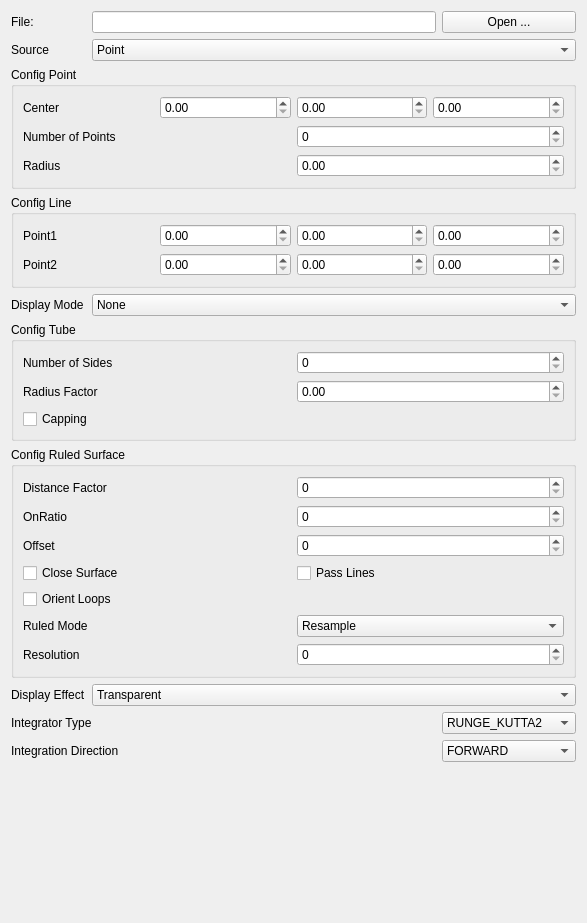
<?xml version="1.0" encoding="UTF-8"?>
<ui version="4.0">
 <class>StreamlineConfig</class>
 <widget class="QWidget" name="StreamlineConfig">
  <property name="geometry">
   <rect>
    <x>0</x>
    <y>0</y>
    <width>587</width>
    <height>923</height>
   </rect>
  </property>
  <property name="windowTitle">
   <string>Form</string>
  </property>
  <layout class="QGridLayout" name="gridLayout_2">
   <item row="0" column="0">
    <layout class="QGridLayout" name="gridLayout">
     <item row="8" column="0" colspan="3">
      <widget class="QGroupBox" name="configRuledSurfaceGroupBox">
       <property name="title">
        <string>Config Ruled Surface</string>
       </property>
       <layout class="QGridLayout" name="gridLayout_10">
        <item row="0" column="0">
         <layout class="QGridLayout" name="gridLayout_9">
          <item row="3" column="0">
           <widget class="QCheckBox" name="closeSurfaceCheckBox">
            <property name="text">
             <string>Close Surface</string>
            </property>
           </widget>
          </item>
          <item row="0" column="0">
           <widget class="QLabel" name="label_14">
            <property name="text">
             <string>Distance Factor</string>
            </property>
           </widget>
          </item>
          <item row="0" column="1">
           <widget class="QSpinBox" name="distanceFactorSpinBox"/>
          </item>
          <item row="1" column="1">
           <widget class="QSpinBox" name="onRatioSpinBox"/>
          </item>
          <item row="2" column="1">
           <widget class="QSpinBox" name="offsetSpinBox"/>
          </item>
          <item row="2" column="0">
           <widget class="QLabel" name="label_16">
            <property name="text">
             <string>Offset</string>
            </property>
           </widget>
          </item>
          <item row="3" column="1">
           <widget class="QCheckBox" name="passLinesCheckBox">
            <property name="text">
             <string>Pass Lines</string>
            </property>
           </widget>
          </item>
          <item row="5" column="0">
           <widget class="QLabel" name="label_17">
            <property name="text">
             <string>Ruled Mode</string>
            </property>
           </widget>
          </item>
          <item row="6" column="0">
           <widget class="QLabel" name="label_18">
            <property name="text">
             <string>Resolution</string>
            </property>
           </widget>
          </item>
          <item row="5" column="1">
           <widget class="QComboBox" name="ruledModeCombo">
            <item>
             <property name="text">
              <string>Resample</string>
             </property>
            </item>
            <item>
             <property name="text">
              <string>Point Walk</string>
             </property>
            </item>
           </widget>
          </item>
          <item row="6" column="1">
           <widget class="QSpinBox" name="resolutionSpinBox"/>
          </item>
          <item row="1" column="0">
           <widget class="QLabel" name="label_15">
            <property name="text">
             <string>OnRatio</string>
            </property>
           </widget>
          </item>
          <item row="4" column="0">
           <widget class="QCheckBox" name="orientLoopsCheckBox">
            <property name="text">
             <string>Orient Loops</string>
            </property>
           </widget>
          </item>
         </layout>
        </item>
       </layout>
      </widget>
     </item>
     <item row="9" column="0">
      <widget class="QLabel" name="label_11">
       <property name="text">
        <string>Display Effect</string>
       </property>
      </widget>
     </item>
     <item row="0" column="2">
      <widget class="QPushButton" name="openButton">
       <property name="text">
        <string>Open ...</string>
       </property>
      </widget>
     </item>
     <item row="11" column="2">
      <widget class="QComboBox" name="integrationDirectionCombo">
       <item>
        <property name="text">
         <string>FORWARD</string>
        </property>
       </item>
       <item>
        <property name="text">
         <string>BACKWARD</string>
        </property>
       </item>
       <item>
        <property name="text">
         <string>BOTH</string>
        </property>
       </item>
      </widget>
     </item>
     <item row="11" column="0" colspan="2">
      <widget class="QLabel" name="label_3">
       <property name="text">
        <string>Integration Direction</string>
       </property>
      </widget>
     </item>
     <item row="10" column="0" colspan="2">
      <widget class="QLabel" name="label_2">
       <property name="text">
        <string>Integrator Type</string>
       </property>
      </widget>
     </item>
     <item row="10" column="2">
      <widget class="QComboBox" name="integratorTypeCombo">
       <item>
        <property name="text">
         <string>RUNGE_KUTTA2</string>
        </property>
       </item>
       <item>
        <property name="text">
         <string>RUNGE_KUTTA4</string>
        </property>
       </item>
       <item>
        <property name="text">
         <string>RUNGE_KUTTA45</string>
        </property>
       </item>
       <item>
        <property name="text">
         <string>NONE</string>
        </property>
       </item>
       <item>
        <property name="text">
         <string>UNKNOWN</string>
        </property>
       </item>
      </widget>
     </item>
     <item row="0" column="1">
      <widget class="QLineEdit" name="fileEdit">
       <property name="readOnly">
        <bool>true</bool>
       </property>
      </widget>
     </item>
     <item row="5" column="0" colspan="3">
      <widget class="QGroupBox" name="configLineGroupBox">
       <property name="title">
        <string>Config Line</string>
       </property>
       <layout class="QGridLayout" name="gridLayout_6">
        <item row="0" column="0">
         <layout class="QGridLayout" name="gridLayout_5">
          <item row="1" column="2">
           <widget class="QDoubleSpinBox" name="point2YSpinBox">
            <property name="singleStep">
             <double>0.100000000000000</double>
            </property>
           </widget>
          </item>
          <item row="0" column="2">
           <widget class="QDoubleSpinBox" name="point1YSpinBox">
            <property name="singleStep">
             <double>0.100000000000000</double>
            </property>
           </widget>
          </item>
          <item row="0" column="0">
           <widget class="QLabel" name="label_7">
            <property name="text">
             <string>Point1</string>
            </property>
           </widget>
          </item>
          <item row="0" column="1">
           <widget class="QDoubleSpinBox" name="point1XSpinBox">
            <property name="singleStep">
             <double>0.100000000000000</double>
            </property>
           </widget>
          </item>
          <item row="1" column="0">
           <widget class="QLabel" name="label_8">
            <property name="text">
             <string>Point2</string>
            </property>
           </widget>
          </item>
          <item row="1" column="1">
           <widget class="QDoubleSpinBox" name="point2XSpinBox">
            <property name="singleStep">
             <double>0.100000000000000</double>
            </property>
           </widget>
          </item>
          <item row="0" column="3">
           <widget class="QDoubleSpinBox" name="point1ZSpinBox">
            <property name="singleStep">
             <double>0.100000000000000</double>
            </property>
           </widget>
          </item>
          <item row="1" column="3">
           <widget class="QDoubleSpinBox" name="point2ZSpinBox">
            <property name="singleStep">
             <double>0.100000000000000</double>
            </property>
           </widget>
          </item>
         </layout>
        </item>
       </layout>
      </widget>
     </item>
     <item row="6" column="1" colspan="2">
      <widget class="QComboBox" name="displayModeCombo">
       <item>
        <property name="text">
         <string>None</string>
        </property>
       </item>
       <item>
        <property name="text">
         <string>Tube</string>
        </property>
       </item>
       <item>
        <property name="text">
         <string>Surface</string>
        </property>
       </item>
      </widget>
     </item>
     <item row="6" column="0">
      <widget class="QLabel" name="label_10">
       <property name="text">
        <string>Display Mode</string>
       </property>
      </widget>
     </item>
     <item row="9" column="1" colspan="2">
      <widget class="QComboBox" name="displayEffectCombo">
       <item>
        <property name="text">
         <string>Transparent</string>
        </property>
       </item>
       <item>
        <property name="text">
         <string>Opaque</string>
        </property>
       </item>
       <item>
        <property name="text">
         <string>Wireframe</string>
        </property>
       </item>
      </widget>
     </item>
     <item row="4" column="0" colspan="3">
      <widget class="QGroupBox" name="configPointGroupBox">
       <property name="title">
        <string>Config Point</string>
       </property>
       <layout class="QGridLayout" name="gridLayout_4">
        <item row="0" column="0">
         <layout class="QGridLayout" name="gridLayout_3">
          <item row="0" column="0">
           <widget class="QLabel" name="label_4">
            <property name="text">
             <string>Center</string>
            </property>
           </widget>
          </item>
          <item row="0" column="1">
           <widget class="QDoubleSpinBox" name="centerXSpinBox">
            <property name="singleStep">
             <double>0.100000000000000</double>
            </property>
           </widget>
          </item>
          <item row="0" column="2">
           <widget class="QDoubleSpinBox" name="centerYSpinBox">
            <property name="singleStep">
             <double>0.100000000000000</double>
            </property>
           </widget>
          </item>
          <item row="0" column="3">
           <widget class="QDoubleSpinBox" name="centerZSpinBox">
            <property name="singleStep">
             <double>0.100000000000000</double>
            </property>
           </widget>
          </item>
          <item row="1" column="2" colspan="2">
           <widget class="QSpinBox" name="numOfPointsSpinBox"/>
          </item>
          <item row="1" column="0" colspan="2">
           <widget class="QLabel" name="label_5">
            <property name="text">
             <string>Number of Points</string>
            </property>
           </widget>
          </item>
          <item row="2" column="0" colspan="2">
           <widget class="QLabel" name="label_6">
            <property name="text">
             <string>Radius</string>
            </property>
           </widget>
          </item>
          <item row="2" column="2" colspan="2">
           <widget class="QDoubleSpinBox" name="radiusSpinBox">
            <property name="singleStep">
             <double>0.100000000000000</double>
            </property>
           </widget>
          </item>
         </layout>
        </item>
       </layout>
      </widget>
     </item>
     <item row="0" column="0">
      <widget class="QLabel" name="label_9">
       <property name="text">
        <string>File:</string>
       </property>
      </widget>
     </item>
     <item row="7" column="0" colspan="3">
      <widget class="QGroupBox" name="configTubeGroupBox">
       <property name="title">
        <string>Config Tube</string>
       </property>
       <layout class="QGridLayout" name="gridLayout_8">
        <item row="0" column="0">
         <layout class="QGridLayout" name="gridLayout_7">
          <item row="0" column="1">
           <widget class="QSpinBox" name="numOfSidesSpinBox"/>
          </item>
          <item row="1" column="1">
           <widget class="QDoubleSpinBox" name="radiusFactorSpinBox"/>
          </item>
          <item row="0" column="0">
           <widget class="QLabel" name="label_12">
            <property name="text">
             <string>Number of Sides</string>
            </property>
           </widget>
          </item>
          <item row="1" column="0">
           <widget class="QLabel" name="label_13">
            <property name="text">
             <string>Radius Factor</string>
            </property>
           </widget>
          </item>
          <item row="2" column="0">
           <widget class="QCheckBox" name="cappingCheckBox">
            <property name="text">
             <string>Capping</string>
            </property>
           </widget>
          </item>
         </layout>
        </item>
       </layout>
      </widget>
     </item>
     <item row="1" column="0">
      <widget class="QLabel" name="label">
       <property name="text">
        <string>Source</string>
       </property>
      </widget>
     </item>
     <item row="1" column="1" colspan="2">
      <widget class="QComboBox" name="sourceCombo">
       <item>
        <property name="text">
         <string>Point</string>
        </property>
       </item>
       <item>
        <property name="text">
         <string>Line</string>
        </property>
       </item>
      </widget>
     </item>
     <item row="12" column="0">
      <spacer name="verticalSpacer">
       <property name="orientation">
        <enum>Qt::Vertical</enum>
       </property>
       <property name="sizeHint" stdset="0">
        <size>
         <width>20</width>
         <height>40</height>
        </size>
       </property>
      </spacer>
     </item>
    </layout>
   </item>
  </layout>
 </widget>
 <resources/>
 <connections/>
</ui>
